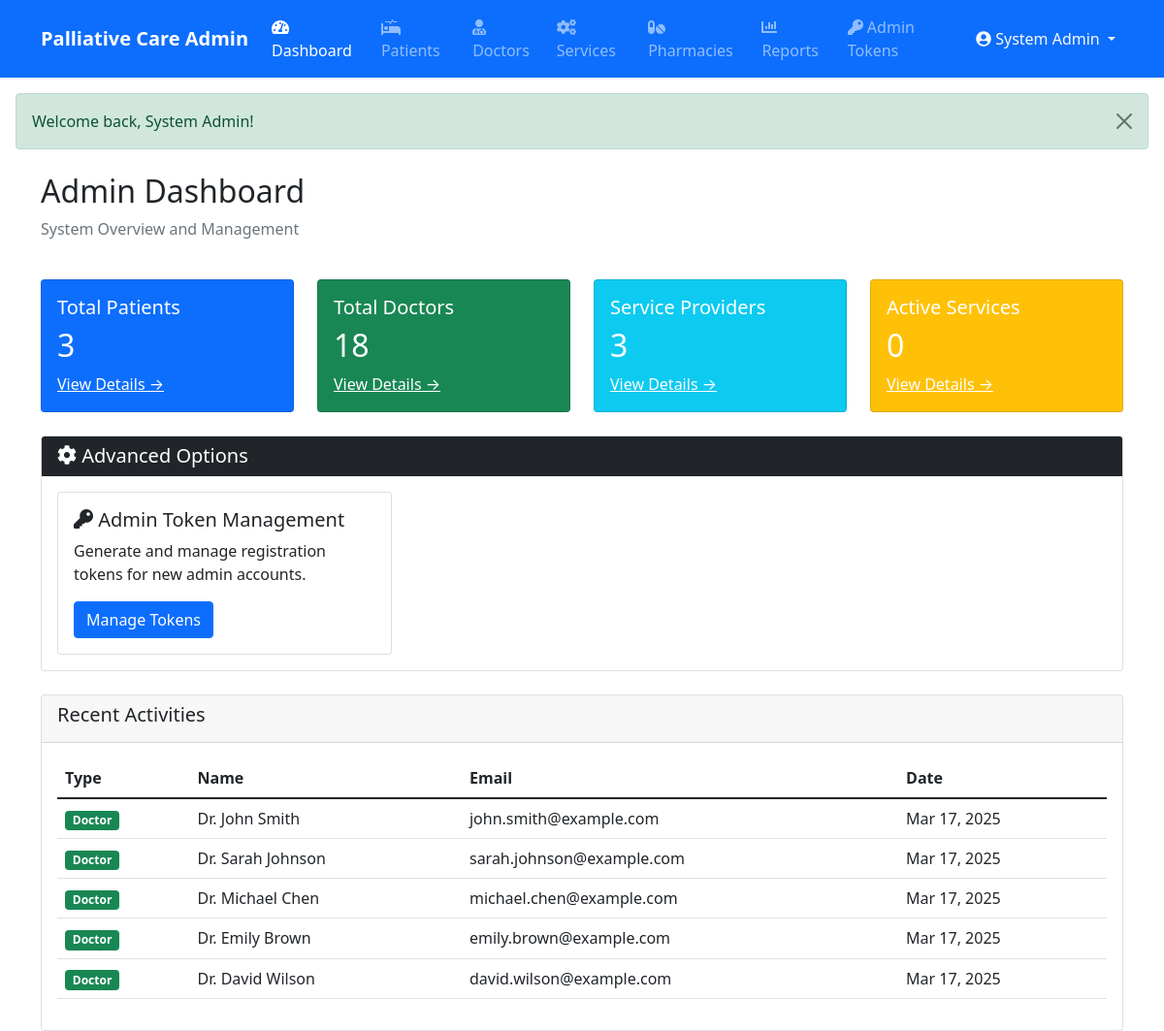
Page /index.php?module=admin&action=dashboard (signed in) on the committed database.
### tables this page shows
CREATE TABLE IF NOT EXISTS `doctors` (
  `id` int NOT NULL AUTO_INCREMENT,
  `user_id` int NOT NULL,
  `name` varchar(255) NOT NULL,
  `email` varchar(255) NOT NULL,
  `phone` varchar(20) DEFAULT NULL,
  `specialization` varchar(255) DEFAULT NULL,
  `qualification` varchar(255) DEFAULT NULL,
  `experience_years` int DEFAULT NULL,
  `license_number` varchar(50) DEFAULT NULL,
  `availability_status` enum('available','unavailable') DEFAULT 'available',
  `consultation_fee` decimal(10,2) DEFAULT NULL,
  `created_at` timestamp NULL DEFAULT CURRENT_TIMESTAMP,
  `updated_at` timestamp NULL DEFAULT CURRENT_TIMESTAMP ON UPDATE CURRENT_TIMESTAMP,
  `profile_image` varchar(255) DEFAULT NULL,
  PRIMARY KEY (`id`),
  UNIQUE KEY `user_id` (`user_id`),
  UNIQUE KEY `email` (`email`),
  UNIQUE KEY `license_number` (`license_number`)
);

### modules/base_controller.php (called while the page is built, shortened)
<?php
class BaseController {
    public function __construct() {
        require_once __DIR__ . '/../classes/Database.php';
        $this->db = Database::getInstance();
    }
    protected function render($view, $data = []) {
        extract($data);
        $view_file = "modules/" . strtolower(str_replace("Controller", "", get_class($this))) . "/views/{$view}.php";
        include $view_file;
    }
}

### modules/admin/controller.php (called while the page is built, shortened)
<?php
require_once __DIR__ . '/../base_controller.php';
class AdminController extends BaseController {
    public function dashboard() {
        try {
            $counts = $this->getDashboardCounts();
            $activities = $this->getRecentActivities();
            $this->render('dashboard', [
                'page_title' => 'Admin Dashboard',
                'counts' => $counts,
                'activities' => $activities
            ]);
        } catch (Exception $e) {
            $this->logError("Dashboard error: " . $e->getMessage());
            $_SESSION['error'] = "Error loading dashboard";
            $this->render('dashboard', [
                'page_title' => 'Admin Dashboard',
                'counts' => [],
                'activities' => []
            ]);
        }
    }
    private function getDashboardCounts() {
        try {
            $counts = [];
            $stmt = $this->db->query("SELECT COUNT(*) as count FROM patients");
            $counts['patients'] = $stmt->fetch(PDO::FETCH_ASSOC)['count'];
            $stmt = $this->db->query("SELECT COUNT(*) as count FROM doctors");
            $counts['doctors'] = $stmt->fetch(PDO::FETCH_ASSOC)['count'];
            $stmt = $this->db->query("SELECT COUNT(*) as count FROM service_providers");
            $counts['service_providers'] = $stmt->fetch(PDO::FETCH_ASSOC)['count'];
            $stmt = $this->db->query("SELECT COUNT(*) as count FROM appointments WHERE status = 'scheduled'");
            $counts['active_services'] = $stmt->fetch(PDO::FETCH_ASSOC)['count'];
            return $counts;
        } catch (PDOException $e) {
            $this->logError("Error getting dashboard counts: " . $e->getMessage());
            return [
                'patients' => 0,
                'doctors' => 0,
                'service_providers' => 0,
                'active_services' => 0
            ];
        }
    }
    private function getRecentActivities() {
        $activities = [];
        try {
            $stmt = $this->db->query("SELECT 'patient' as type, name, email, created_at FROM patients
                     ORDER BY created_at DESC LIMIT 5");
            $patientActivities = $stmt->fetchAll(PDO::FETCH_ASSOC);
            $stmt = $this->db->query("SELECT 'doctor' as type, name, email, created_at FROM doctors
                     ORDER BY created_at DESC LIMIT 5");
            $doctorActivities = $stmt->fetchAll(PDO::FETCH_ASSOC);
            $activities = array_merge($patientActivities, $doctorActivities);
        usort($activities, function($a, $b) {
            return strtotime($b['created_at']) - strtotime($a['created_at']);
        });
            $activities = array_slice($activities, 0, 5);
        } catch (Exception $e) {
            $this->logError("Error getting recent activities: " . $e->getMessage());
        }
        return $activities;
    }
}
?>

### classes/Database.php (called while the page is built, shortened)
<?php
class Database {
    private static $instance = null;
    private function __construct() {
        try {
            $dsn = "mysql:host=" . DB_HOST . ";dbname=" . DB_NAME . ";charset=utf8mb4";
            $options = [
                PDO::ATTR_ERRMODE => PDO::ERRMODE_EXCEPTION,
                PDO::ATTR_DEFAULT_FETCH_MODE => PDO::FETCH_ASSOC,
                PDO::ATTR_EMULATE_PREPARES => false,
                PDO::MYSQL_ATTR_INIT_COMMAND => "SET NAMES utf8mb4 COLLATE utf8mb4_unicode_ci"
            ];
            $this->connection = new PDO($dsn, DB_USER, DB_PASS, $options);
        } catch (PDOException $e) {
            error_log("Database connection error: " . $e->getMessage());
            throw new Exception("Could not connect to the database. Please try again later.");
        }
    }
    public static function getInstance() {
        if (self::$instance === null) {
            self::$instance = new self();
        }
        return self::$instance->connection;
    }
}

### modules/admin/views/dashboard.php (the view, shortened to what this page needs)
<?php
require_once 'modules/admin/views/includes/header.php';
?>
<div class="container mt-4">
    <div class="row mb-4">
        <div class="col-md-8">
            <h2>Admin Dashboard</h2>
            <p class="text-muted">System Overview and Management</p>
        </div>
    </div>
    <div class="row mb-4">
        <div class="col-md-3">
            <div class="card bg-primary text-white">
                <div class="card-body">
                    <h5 class="card-title">Total Patients</h5>
                    <h2 class="card-text"><?php echo $counts['patients']; ?></h2>
                    <a href="index.php?module=admin&action=patients" class="text-white">View Details →</a>
                </div>
            </div>
        </div>
        <div class="col-md-3">
            <div class="card bg-success text-white">
                <div class="card-body">
                    <h5 class="card-title">Total Doctors</h5>
                    <h2 class="card-text"><?php echo $counts['doctors']; ?></h2>
                    <a href="index.php?module=admin&action=doctors" class="text-white">View Details →</a>
                </div>
            </div>
        </div>
        <div class="col-md-3">
            <div class="card bg-info text-white">
                <div class="card-body">
                    <h5 class="card-title">Service Providers</h5>
                    <h2 class="card-text"><?php echo $counts['service_providers']; ?></h2>
                    <a href="index.php?module=admin&action=services" class="text-white">View Details →</a>
                </div>
            </div>
        </div>
        <div class="col-md-3">
            <div class="card bg-warning text-white">
                <div class="card-body">
                    <h5 class="card-title">Active Services</h5>
                    <h2 class="card-text"><?php echo $counts['active_services']; ?></h2>
                    <a href="index.php?module=admin&action=services" class="text-white">View Details →</a>
                </div>
            </div>
        </div>
    </div>
    <?php if (isset($_SESSION['admin_level']) && $_SESSION['admin_level'] === 'super'): ?>
    <div class="row mb-4">
        <div class="col-md-12">
            <div class="card">
                <div class="card-header bg-dark text-white">
                    <h5 class="mb-0"><i class="fas fa-cog"></i> Advanced Options</h5>
                </div>
                <div class="card-body">
                    <div class="row">
                        <div class="col-md-4">
                            <div class="card h-100">
                                <div class="card-body">
                                    <h5 class="card-title">
                                        <i class="fas fa-key"></i> Admin Token Management
                                    </h5>
                                    <p class="card-text">Generate and manage registration tokens for new admin accounts.</p>
                                    <a href="index.php?module=admin&action=admin_tokens" class="btn btn-primary">
                                        Manage Tokens
                                    </a>
                                </div>
                            </div>
                        </div>
                    </div>
                </div>
            </div>
        </div>
    </div>
    <?php endif; ?>
    <div class="row">
        <div class="col-md-12">
            <div class="card">
                <div class="card-header">
                    <h5>Recent Activities</h5>
                </div>
                <div class="card-body">
                    <div class="table-responsive">
                        <table class="table table-hover">
                            <thead>
                                <tr>
                                    <th>Type</th>
                                    <th>Name</th>
                                    <th>Email</th>
                                    <th>Date</th>
                                </tr>
                            </thead>
                            <tbody>
                                <?php foreach ($activities as $activity): ?>
                                <tr>
                                    <td>
                                        <?php if ($activity['type'] === 'patient'): ?>
                                            <span class="badge bg-primary">Patient</span>
                                        <?php elseif ($activity['type'] === 'doctor'): ?>
                                            <span class="badge bg-success">Doctor</span>
                                        <?php endif; ?>
                                    </td>
                                    <td><?php echo htmlspecialchars($activity['name']); ?></td>
                                    <td><?php echo htmlspecialchars($activity['email']); ?></td>
                                    <td><?php echo date('M d, Y', strtotime($activity['created_at'])); ?></td>
                                </tr>
                                <?php endforeach; ?>
                            </tbody>
                        </table>
                    </div>
                </div>
            </div>
        </div>
    </div>
</div>
<?php
require_once 'modules/admin/views/includes/footer.php';
?>

### modules/admin/views/includes/header.php (style rules this page uses)
.table td { vertical-align: middle; }

### rows in the picture
doctors: name "Dr. John Smith", email "john.smith@example.com", created_at "Mar 17, 2025"
doctors: name "Dr. Sarah Johnson", email "sarah.johnson@example.com", created_at "Mar 17, 2025"
doctors: name "Dr. Michael Chen", email "michael.chen@example.com", created_at "Mar 17, 2025"
doctors: name "Dr. Emily Brown", email "emily.brown@example.com", created_at "Mar 17, 2025"
doctors: name "Dr. David Wilson", email "david.wilson@example.com", created_at "Mar 17, 2025"

### other values in the picture
$_SESSION['name'] "System Admin"
$_SESSION['success'] "Welcome back, System Admin!"
$counts['patients'] "3"
$counts['doctors'] "18"
$counts['service_providers'] "3"
$counts['active_services'] "0"
